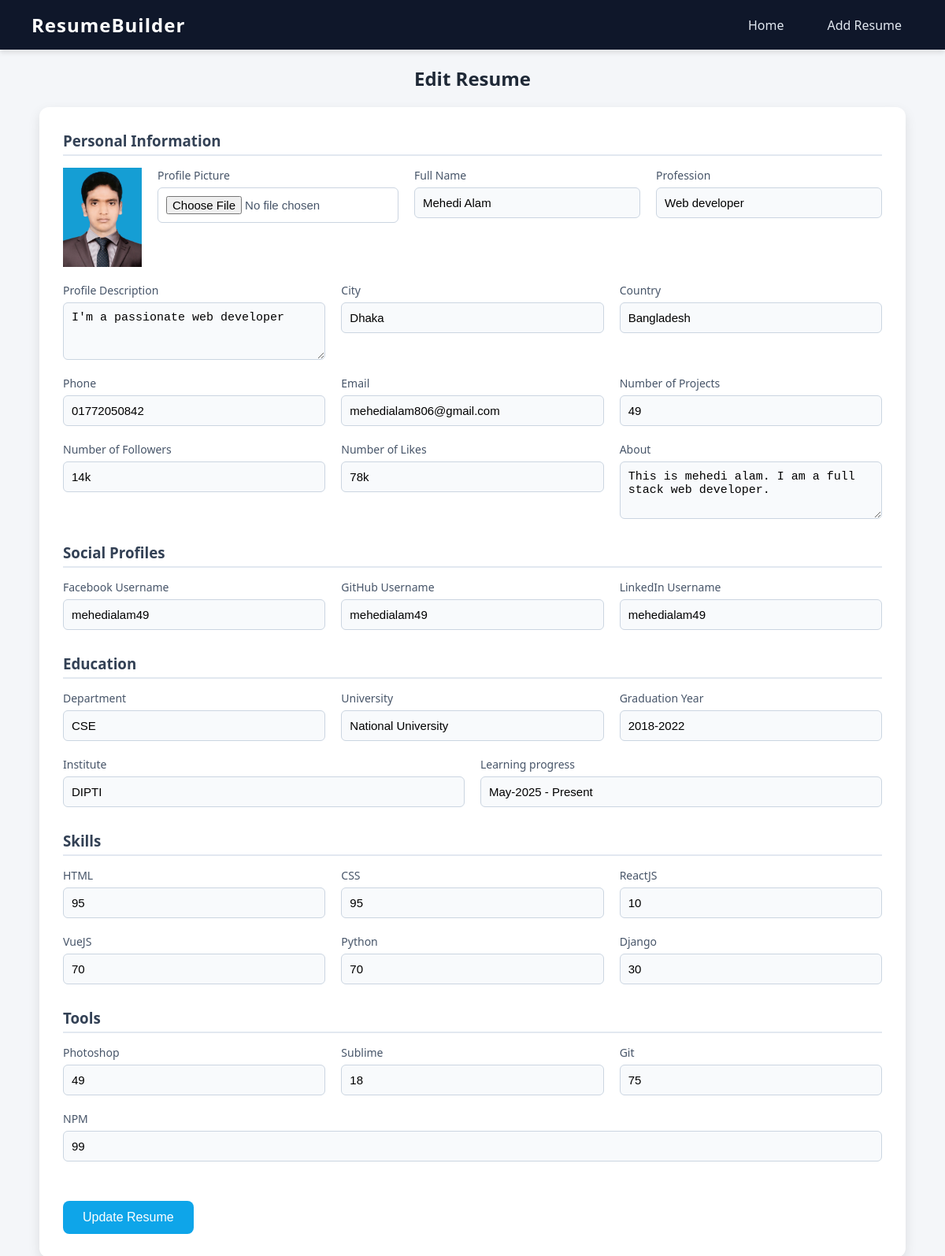
/editResume/1, run on the app's committed database.
### resume/models.py (models this page shows)
class resumeModel(models.Model):
    profileImage = models.ImageField(upload_to='media/resume', null=True)
    fullName = models.CharField(max_length=100, null=True)
    profession = models.CharField(max_length=100, null=True)
    description = models.TextField(null=True)
    city = models.CharField(max_length=100, null=True)
    country = models.CharField(max_length=100, null=True)
    phone = models.CharField(max_length=17, null=True)
    email = models.CharField(max_length=100, null=True)
    projects = models.IntegerField(null=True)
    followers = models.CharField(max_length=100, null=True)
    likes = models.CharField(max_length=100, null=True)
    about = models.TextField(null=True)
    facebook = models.CharField(max_length=100, null=True)
    github = models.CharField(max_length=100, null=True)
    linkedin = models.CharField(max_length=100, null=True)
    department = models.CharField(max_length=100, null=True)
    university = models.CharField(max_length=100, null=True)
    grad_year = models.CharField(max_length=100, null=True)
    institute = models.CharField(max_length=100, null=True)
    progress = models.CharField(max_length=100, null=True)
    html = models.IntegerField(null=True)
    css = models.IntegerField(null=True)
    react = models.IntegerField(null=True)
    vue = models.IntegerField(null=True)
    python = models.IntegerField(null=True)
    django = models.IntegerField(null=True)
    photoshop = models.IntegerField(null=True)
    sublime = models.IntegerField(null=True)
    git = models.IntegerField(null=True)
    npm = models.IntegerField(null=True)

### resume/views.py (the view, shortened to what this page needs)
# urls.py: path('editResume/<str:id>', editResume, name='editResume'),
def editResume(request,id):
    resumeData = resumeModel.objects.get(id=id)
    return render(request, 'editResume.html', {'resume': resumeData})

### resume/templates/editResume.html (shortened to what this page needs)
{% extends 'master.html' %}
{% block body %}
  <h2>Edit Resume</h2>
  <form action="" method="POST" enctype="multipart/form-data">
    <div class="form-section">
      <h3>Personal Information</h3>
      <div class="form-group">
        <img src="{{ resume.profileImage.url }}" alt="profile" width="100px" />
        <label>Profile Picture<input type="file" name="profileImage" /></label>
        <label>Full Name<input type="text" name="fullName" value="{{resume.fullName}}" placeholder="Enter your Full name" required /></label>
        <label>Profession<input type="text" name="profession" value="{{resume.profession}}" placeholder="e.g, Software Engineer" required /></label>
        <label>Profile Description<textarea name="description" placeholder="About profession" rows="3">{{resume.description}}</textarea></label>
        <label>City<input type="text" name="city" value="{{resume.city}}" placeholder="Enter your city" /></label>
        <label>Country<input type="text" name="country" value="{{resume.country}}" placeholder="Enter your Country" /></label>
        <label>Phone<input type="text" name="phone" value="{{resume.phone}}" placeholder="Enter your phone Number" /></label>
        <label>Email<input type="email" name="email" value="{{resume.email}}" placeholder="Enter your Email" /></label>
        <label>Number of Projects<input type="number" name="projects" value="{{resume.projects}}" placeholder="e.g, 125" /></label>
        <label>Number of Followers<input type="text" name="followers" value="{{resume.followers}}" placeholder="e.g, 45k" /></label>
        <label>Number of Likes<input type="text" name="likes" value="{{resume.likes}}" placeholder="e.g, 78k" /></label>
        <label>About<textarea name="about" placeholder="Enter About yourself" rows="3">{{resume.about}}</textarea></label>
      </div>
    </div>
    <div class="form-section">
      <h3>Social Profiles</h3>
      <div class="form-group">
        <label>Facebook Username<input type="text" name="facebook" value="{{resume.facebook}}" placeholder="Enter your facebook Username" /></label>
        <label>GitHub Username<input type="text" name="github" value="{{resume.github}}" placeholder="Enter your GitHub username" /></label>
        <label>LinkedIn Username<input type="text" name="linkedin" value="{{resume.linkedin}}" placeholder="Enter your LinkedIn username" /></label>
      </div>
    </div>
    <div class="form-section">
      <h3>Education</h3>
      <div class="form-group">
        <label>Department<input type="text" name="department" value="{{resume.department}}" placeholder="Department Name. e.g, CSE" /></label>
        <label>University<input type="text" name="university" value="{{resume.university}}" placeholder="Enter your University Name" /></label>
        <label>Graduation Year<input type="text" name="grad_year" value="{{resume.grad_year}}" placeholder="e.g, 2018 - 2022" /></label>
        <label>Institute<input type="text" name="institute" value="{{resume.institute}}" placeholder="Enter your institute name" /></label>
        <label>Learning progress<input type="text" name="progress" value="{{resume.progress}}" placeholder="e.g, 2024 - present" /></label>
      </div>
    </div>
    <div class="form-section">
      <h3>Skills</h3>
      <div class="form-group">
        <label>HTML<input type="number" name="html" value="{{resume.html}}" placeholder="e.g, 90%" /></label>
        <label>CSS<input type="number" name="css" value="{{resume.css}}" placeholder="e.g, 90%" /></label>
        <label>ReactJS<input type="number" name="react" value="{{resume.react}}" placeholder="e.g, 90%" /></label>
        <label>VueJS<input type="number" name="vue" value="{{resume.vue}}" placeholder="e.g, 90%" /></label>
        <label>Python<input type="number" name="python" value="{{resume.python}}" placeholder="e.g, 90%" /></label>
        <label>Django<input type="number" name="django" value="{{resume.django}}" placeholder="e.g, 90%"/></label>
      </div>
    </div>
    <div class="form-section">
      <h3>Tools</h3>
      <div class="form-group">
        <label>Photoshop<input type="number" name="photoshop" value="{{resume.photoshop}}" placeholder="e.g, 90%" value="Photoshop" /></label>
        <label>Sublime<input type="number" name="sublime" value="{{resume.sublime}}" placeholder="e.g, 90%" value="Sublime" /></label>
        <label>Git<input type="number" name="git" value="{{resume.git}}" placeholder="e.g, 90%" value="Git" /></label>
        <label>NPM<input type="number" name="npm" value="{{resume.npm}}" placeholder="e.g, 90%" value="NPM" /></label>
      </div>
    </div>
    <button type="submit">Update Resume</button>
  </form>
{% endblock %}

### resume/templates/master.html (style rules this page uses)
* { margin: 0; padding: 0; box-sizing: border-box; }
body { font-family: 'Segoe UI', Tahoma, Geneva, Verdana, sans-serif; background: #f4f4f4; }

### resume/templates/editResume.html (style rules this page uses)
* { box-sizing: border-box; margin: 0; padding: 0; }
body { font-family: 'Segoe UI', Tahoma, Geneva, Verdana, sans-serif; background: #f4f6f9; }
h2 { text-align: center; margin: 20px 0; color: #1f2937; }
form { max-width: 1100px; margin: auto; background: #ffffff; padding: 30px; border-radius: 12px; box-shadow: 0 6px 15px rgba(0, 0, 0, 0.1); }
.form-section { margin-bottom: 30px; }
.form-section h3 { color: #334155; margin-bottom: 15px; border-bottom: 2px solid #e2e8f0; padding-bottom: 5px; }
.form-group { display: flex; flex-wrap: wrap; gap: 20px; }
.form-group label { flex: 1 1 250px; display: flex; flex-direction: column; font-size: 14px; color: #475569; }
input[type='text'], input[type='email'], input[type='number'], input[type='file'], select, textarea { padding: 10px; border: 1px solid #cbd5e1; border-radius: 6px; margin-top: 6px; font-size: 15px; background: #f8fafc; }
input[type='file'] { background: #fff; }
textarea { resize: vertical; }
button { background-color: #0ea5e9; color: white; padding: 12px 25px; font-size: 16px; border: none; border-radius: 8px; cursor: pointer; margin-top: 20px; }

### data on the page
resumeModel: profileImage (picture), fullName "Mehedi Alam", profession "Web developer", description "I'm a passionate web developer", city "Dhaka", country "Bangladesh", phone "01772050842", email "mehedialam806@gmail.com", projects "49", followers "14k", likes "78k", about "This is mehedi alam. I am a full stack web developer.", facebook "mehedialam49", github "mehedialam49", linkedin "mehedialam49", department "CSE", university "National University", grad_year "2018-2022", institute "DIPTI", progress "May-2025 - Present", html "95", css "95", react "10", vue "70", python "70", django "30", photoshop "49", sublime "18", git "75", npm "99"
